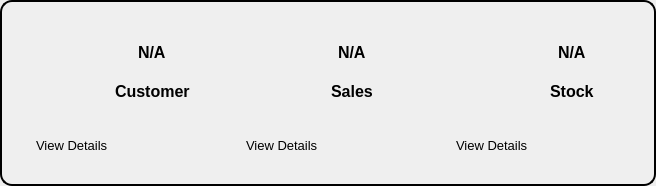
                            <widget class="QFrame" name="frame_4">
                             <property name="minimumSize">
                              <size>
                               <width>490</width>
                               <height>0</height>
                              </size>
                             </property>
                             <property name="styleSheet">
                              <string notr="true">border:2px solid black;
border-radius:12px;
padding:5px;</string>
                             </property>
                             <property name="frameShape">
                              <enum>QFrame::StyledPanel</enum>
                             </property>
                             <property name="frameShadow">
                              <enum>QFrame::Raised</enum>
                             </property>
                             <layout class="QHBoxLayout" name="horizontalLayout_11">
                              <property name="spacing">
                               <number>10</number>
                              </property>
                              <item>
                               <widget class="QFrame" name="customer_frame">
                                <property name="sizePolicy">
                                 <sizepolicy hsizetype="Expanding" vsizetype="Expanding">
                                  <horstretch>0</horstretch>
                                  <verstretch>0</verstretch>
                                 </sizepolicy>
                                </property>
                                <property name="minimumSize">
                                 <size>
                                  <width>200</width>
                                  <height>150</height>
                                 </size>
                                </property>
                                <property name="maximumSize">
                                 <size>
                                  <width>200</width>
                                  <height>150</height>
                                 </size>
                                </property>
                                <property name="styleSheet">
                                 <string notr="true">border:none;</string>
                                </property>
                                <property name="frameShape">
                                 <enum>QFrame::StyledPanel</enum>
                                </property>
                                <property name="frameShadow">
                                 <enum>QFrame::Raised</enum>
                                </property>
                                <layout class="QVBoxLayout" name="verticalLayout_2">
                                 <property name="spacing">
                                  <number>0</number>
                                 </property>
                                 <property name="leftMargin">
                                  <number>0</number>
                                 </property>
                                 <property name="topMargin">
                                  <number>0</number>
                                 </property>
                                 <property name="rightMargin">
                                  <number>0</number>
                                 </property>
                                 <property name="bottomMargin">
                                  <number>0</number>
                                 </property>
                                 <item alignment="Qt::AlignTop">
                                  <widget class="QFrame" name="frame_7">
                                   <property name="frameShape">
                                    <enum>QFrame::StyledPanel</enum>
                                   </property>
                                   <property name="frameShadow">
                                    <enum>QFrame::Raised</enum>
                                   </property>
                                   <layout class="QGridLayout" name="gridLayout_4">
                                    <property name="leftMargin">
                                     <number>10</number>
                                    </property>
                                    <property name="topMargin">
                                     <number>10</number>
                                    </property>
                                    <property name="rightMargin">
                                     <number>0</number>
                                    </property>
                                    <property name="bottomMargin">
                                     <number>0</number>
                                    </property>
                                    <property name="horizontalSpacing">
                                     <number>0</number>
                                    </property>
                                    <property name="verticalSpacing">
                                     <number>10</number>
                                    </property>
                                    <item row="1" column="1" alignment="Qt::AlignHCenter">
                                     <widget class="QLabel" name="label_18">
                                      <property name="font">
                                       <font>
                                        <pointsize>12</pointsize>
                                        <weight>75</weight>
                                        <bold>true</bold>
                                       </font>
                                      </property>
                                      <property name="text">
                                       <string>Customer</string>
                                      </property>
                                     </widget>
                                    </item>
                                    <item row="0" column="1" alignment="Qt::AlignHCenter">
                                     <widget class="QLabel" name="label_17">
                                      <property name="font">
                                       <font>
                                        <pointsize>12</pointsize>
                                        <weight>75</weight>
                                        <bold>true</bold>
                                       </font>
                                      </property>
                                      <property name="text">
                                       <string>N/A</string>
                                      </property>
                                     </widget>
                                    </item>
                                    <item row="0" column="0" rowspan="2" alignment="Qt::AlignVCenter">
                                     <widget class="QLabel" name="label_16">
                                      <property name="minimumSize">
                                       <size>
                                        <width>60</width>
                                        <height>60</height>
                                       </size>
                                      </property>
                                      <property name="maximumSize">
                                       <size>
                                        <width>60</width>
                                        <height>50</height>
                                       </size>
                                      </property>
                                      <property name="text">
                                       <string/>
                                      </property>
                                      <property name="pixmap">
                                       <pixmap resource="icons.qrc">:/icons/icons/user.svg</pixmap>
                                      </property>
                                      <property name="scaledContents">
                                       <bool>true</bool>
                                      </property>
                                     </widget>
                                    </item>
                                   </layout>
                                  </widget>
                                 </item>
                                 <item alignment="Qt::AlignBottom">
                                  <widget class="QFrame" name="frame_6">
                                   <property name="frameShape">
                                    <enum>QFrame::StyledPanel</enum>
                                   </property>
                                   <property name="frameShadow">
                                    <enum>QFrame::Raised</enum>
                                   </property>
                                   <layout class="QHBoxLayout" name="horizontalLayout_8" stretch="0,0">
                                    <property name="spacing">
                                     <number>0</number>
                                    </property>
                                    <property name="leftMargin">
                                     <number>0</number>
                                    </property>
                                    <property name="topMargin">
                                     <number>0</number>
                                    </property>
                                    <property name="rightMargin">
                                     <number>0</number>
                                    </property>
                                    <property name="bottomMargin">
                                     <number>0</number>
                                    </property>
                                    <item>
                                     <widget class="QLabel" name="label_15">
                                      <property name="font">
                                       <font>
                                        <pointsize>10</pointsize>
                                       </font>
                                      </property>
                                      <property name="text">
                                       <string>View Details</string>
                                      </property>
                                     </widget>
                                    </item>
                                    <item alignment="Qt::AlignVCenter">
                                     <widget class="QPushButton" name="customer_btn_2">
                                      <property name="font">
                                       <font>
                                        <pointsize>8</pointsize>
                                        <weight>50</weight>
                                        <bold>false</bold>
                                       </font>
                                      </property>
                                      <property name="text">
                                       <string/>
                                      </property>
                                      <property name="icon">
                                       <iconset resource="icons.qrc">
                                        <normaloff>:/icons/icons/arrow-narrow-right.svg</normaloff>:/icons/icons/arrow-narrow-right.svg</iconset>
                                      </property>
                                      <property name="iconSize">
                                       <size>
                                        <width>25</width>
                                        <height>25</height>
                                       </size>
                                      </property>
                                     </widget>
                                    </item>
                                   </layout>
                                  </widget>
                                 </item>
                                </layout>
                               </widget>
                              </item>
                              <item>
                               <widget class="QFrame" name="Sales_frame">
                                <property name="sizePolicy">
                                 <sizepolicy hsizetype="Expanding" vsizetype="Expanding">
                                  <horstretch>0</horstretch>
                                  <verstretch>0</verstretch>
                                 </sizepolicy>
                                </property>
                                <property name="minimumSize">
                                 <size>
                                  <width>200</width>
                                  <height>150</height>
                                 </size>
                                </property>
                                <property name="maximumSize">
                                 <size>
                                  <width>200</width>
                                  <height>150</height>
                                 </size>
                                </property>
                                <property name="styleSheet">
                                 <string notr="true">border:none;</string>
                                </property>
                                <property name="frameShape">
                                 <enum>QFrame::StyledPanel</enum>
                                </property>
                                <property name="frameShadow">
                                 <enum>QFrame::Raised</enum>
                                </property>
                                <layout class="QVBoxLayout" name="verticalLayout_3">
                                 <property name="spacing">
                                  <number>0</number>
                                 </property>
                                 <property name="leftMargin">
                                  <number>0</number>
                                 </property>
                                 <property name="topMargin">
                                  <number>0</number>
                                 </property>
                                 <property name="rightMargin">
                                  <number>0</number>
                                 </property>
                                 <property name="bottomMargin">
                                  <number>0</number>
                                 </property>
                                 <item alignment="Qt::AlignTop">
                                  <widget class="QFrame" name="frame_9">
                                   <property name="frameShape">
                                    <enum>QFrame::StyledPanel</enum>
                                   </property>
                                   <property name="frameShadow">
                                    <enum>QFrame::Raised</enum>
                                   </property>
                                   <layout class="QGridLayout" name="gridLayout_5">
                                    <property name="leftMargin">
                                     <number>10</number>
                                    </property>
                                    <property name="topMargin">
                                     <number>10</number>
                                    </property>
                                    <property name="rightMargin">
                                     <number>0</number>
                                    </property>
                                    <property name="bottomMargin">
                                     <number>0</number>
                                    </property>
                                    <property name="horizontalSpacing">
                                     <number>0</number>
                                    </property>
                                    <property name="verticalSpacing">
                                     <number>10</number>
                                    </property>
                                    <item row="0" column="1" alignment="Qt::AlignHCenter">
                                     <widget class="QLabel" name="label_20">
                                      <property name="font">
                                       <font>
                                        <pointsize>12</pointsize>
                                        <weight>75</weight>
                                        <bold>true</bold>
                                       </font>
                                      </property>
                                      <property name="text">
                                       <string>N/A</string>
                                      </property>
                                     </widget>
                                    </item>
                                    <item row="1" column="1" alignment="Qt::AlignHCenter">
                                     <widget class="QLabel" name="label_21">
                                      <property name="font">
                                       <font>
                                        <pointsize>12</pointsize>
                                        <weight>75</weight>
                                        <bold>true</bold>
                                       </font>
                                      </property>
                                      <property name="text">
                                       <string>Sales</string>
                                      </property>
                                     </widget>
                                    </item>
                                    <item row="0" column="0" rowspan="2" alignment="Qt::AlignVCenter">
                                     <widget class="QLabel" name="label_22">
                                      <property name="minimumSize">
                                       <size>
                                        <width>40</width>
                                        <height>50</height>
                                       </size>
                                      </property>
                                      <property name="maximumSize">
                                       <size>
                                        <width>40</width>
                                        <height>50</height>
                                       </size>
                                      </property>
                                      <property name="text">
                                       <string/>
                                      </property>
                                      <property name="pixmap">
                                       <pixmap resource="icons.qrc">:/icons/icons/Indian-Rupee-symbol.svg</pixmap>
                                      </property>
                                      <property name="scaledContents">
                                       <bool>true</bool>
                                      </property>
                                     </widget>
                                    </item>
                                   </layout>
                                  </widget>
                                 </item>
                                 <item alignment="Qt::AlignBottom">
                                  <widget class="QFrame" name="frame_8">
                                   <property name="frameShape">
                                    <enum>QFrame::StyledPanel</enum>
                                   </property>
                                   <property name="frameShadow">
                                    <enum>QFrame::Raised</enum>
                                   </property>
                                   <layout class="QHBoxLayout" name="horizontalLayout_9">
                                    <property name="spacing">
                                     <number>0</number>
                                    </property>
                                    <property name="leftMargin">
                                     <number>0</number>
                                    </property>
                                    <property name="topMargin">
                                     <number>0</number>
                                    </property>
                                    <property name="rightMargin">
                                     <number>0</number>
                                    </property>
                                    <property name="bottomMargin">
                                     <number>0</number>
                                    </property>
                                    <item alignment="Qt::AlignLeft|Qt::AlignVCenter">
                                     <widget class="QLabel" name="label_19">
                                      <property name="font">
                                       <font>
                                        <pointsize>10</pointsize>
                                       </font>
                                      </property>
                                      <property name="text">
                                       <string>View Details</string>
                                      </property>
                                     </widget>
                                    </item>
                                    <item alignment="Qt::AlignVCenter">
                                     <widget class="QPushButton" name="sale_btn">
                                      <property name="font">
                                       <font>
                                        <pointsize>8</pointsize>
                                        <weight>50</weight>
                                        <bold>false</bold>
                                       </font>
                                      </property>
                                      <property name="text">
                                       <string/>
                                      </property>
                                      <property name="icon">
                                       <iconset resource="icons.qrc">
                                        <normaloff>:/icons/icons/arrow-narrow-right.svg</normaloff>:/icons/icons/arrow-narrow-right.svg</iconset>
                                      </property>
                                      <property name="iconSize">
                                       <size>
                                        <width>25</width>
                                        <height>25</height>
                                       </size>
                                      </property>
                                     </widget>
                                    </item>
                                   </layout>
                                  </widget>
                                 </item>
                                </layout>
                               </widget>
                              </item>
                              <item>
                               <widget class="QFrame" name="Stock_frame">
                                <property name="sizePolicy">
                                 <sizepolicy hsizetype="Expanding" vsizetype="Expanding">
                                  <horstretch>0</horstretch>
                                  <verstretch>0</verstretch>
                                 </sizepolicy>
                                </property>
                                <property name="minimumSize">
                                 <size>
                                  <width>200</width>
                                  <height>150</height>
                                 </size>
                                </property>
                                <property name="maximumSize">
                                 <size>
                                  <width>200</width>
                                  <height>150</height>
                                 </size>
                                </property>
                                <property name="styleSheet">
                                 <string notr="true">border:none;</string>
                                </property>
                                <property name="frameShape">
                                 <enum>QFrame::StyledPanel</enum>
                                </property>
                                <property name="frameShadow">
                                 <enum>QFrame::Raised</enum>
                                </property>
                                <layout class="QVBoxLayout" name="verticalLayout_4">
                                 <property name="spacing">
                                  <number>0</number>
                                 </property>
                                 <property name="leftMargin">
                                  <number>0</number>
                                 </property>
                                 <property name="topMargin">
                                  <number>0</number>
                                 </property>
                                 <property name="rightMargin">
                                  <number>0</number>
                                 </property>
                                 <property name="bottomMargin">
                                  <number>0</number>
                                 </property>
                                 <item alignment="Qt::AlignTop">
                                  <widget class="QFrame" name="frame_11">
                                   <property name="frameShape">
                                    <enum>QFrame::StyledPanel</enum>
                                   </property>
                                   <property name="frameShadow">
                                    <enum>QFrame::Raised</enum>
                                   </property>
                                   <layout class="QGridLayout" name="gridLayout_6">
                                    <property name="leftMargin">
                                     <number>10</number>
                                    </property>
                                    <property name="topMargin">
                                     <number>10</number>
                                    </property>
                                    <property name="rightMargin">
                                     <number>0</number>
                                    </property>
                                    <property name="bottomMargin">
                                     <number>0</number>
                                    </property>
                                    <property name="horizontalSpacing">
                                     <number>0</number>
                                    </property>
                                    <property name="verticalSpacing">
                                     <number>10</number>
                                    </property>
                                    <item row="0" column="0" rowspan="2" alignment="Qt::AlignVCenter">
                                     <widget class="QLabel" name="label_26">
                                      <property name="minimumSize">
                                       <size>
                                        <width>60</width>
                                        <height>60</height>
                                       </size>
                                      </property>
                                      <property name="maximumSize">
                                       <size>
                                        <width>60</width>
                                        <height>50</height>
                                       </size>
                                      </property>
                                      <property name="text">
                                       <string/>
                                      </property>
                                      <property name="pixmap">
                                       <pixmap resource="icons.qrc">:/icons/icons/building-store.svg</pixmap>
                                      </property>
                                      <property name="scaledContents">
                                       <bool>true</bool>
                                      </property>
                                     </widget>
                                    </item>
                                    <item row="0" column="1" alignment="Qt::AlignHCenter">
                                     <widget class="QLabel" name="d_stock">
                                      <property name="font">
                                       <font>
                                        <pointsize>12</pointsize>
                                        <weight>75</weight>
                                        <bold>true</bold>
                                       </font>
                                      </property>
                                      <property name="text">
                                       <string>N/A</string>
                                      </property>
                                     </widget>
                                    </item>
                                    <item row="1" column="1" alignment="Qt::AlignHCenter">
                                     <widget class="QLabel" name="label_25">
                                      <property name="font">
                                       <font>
                                        <pointsize>12</pointsize>
                                        <weight>75</weight>
                                        <bold>true</bold>
                                       </font>
                                      </property>
                                      <property name="text">
                                       <string>Stock</string>
                                      </property>
                                     </widget>
                                    </item>
                                   </layout>
                                  </widget>
                                 </item>
                                 <item alignment="Qt::AlignBottom">
                                  <widget class="QFrame" name="frame_10">
                                   <property name="frameShape">
                                    <enum>QFrame::StyledPanel</enum>
                                   </property>
                                   <property name="frameShadow">
                                    <enum>QFrame::Raised</enum>
                                   </property>
                                   <layout class="QHBoxLayout" name="horizontalLayout_10" stretch="0,0">
                                    <property name="spacing">
                                     <number>0</number>
                                    </property>
                                    <property name="leftMargin">
                                     <number>0</number>
                                    </property>
                                    <property name="topMargin">
                                     <number>0</number>
                                    </property>
                                    <property name="rightMargin">
                                     <number>0</number>
                                    </property>
                                    <property name="bottomMargin">
                                     <number>0</number>
                                    </property>
                                    <item>
                                     <widget class="QLabel" name="label_23">
                                      <property name="font">
                                       <font>
                                        <pointsize>10</pointsize>
                                       </font>
                                      </property>
                                      <property name="text">
                                       <string>View Details</string>
                                      </property>
                                     </widget>
                                    </item>
                                    <item alignment="Qt::AlignVCenter">
                                     <widget class="QPushButton" name="stock_btn">
                                      <property name="font">
                                       <font>
                                        <pointsize>8</pointsize>
                                        <weight>50</weight>
                                        <bold>false</bold>
                                       </font>
                                      </property>
                                      <property name="text">
                                       <string/>
                                      </property>
                                      <property name="icon">
                                       <iconset resource="icons.qrc">
                                        <normaloff>:/icons/icons/arrow-narrow-right.svg</normaloff>:/icons/icons/arrow-narrow-right.svg</iconset>
                                      </property>
                                      <property name="iconSize">
                                       <size>
                                        <width>25</width>
                                        <height>25</height>
                                       </size>
                                      </property>
                                     </widget>
                                    </item>
                                   </layout>
                                  </widget>
                                 </item>
                                </layout>
                               </widget>
                              </item>
                             </layout>
                            </widget>
